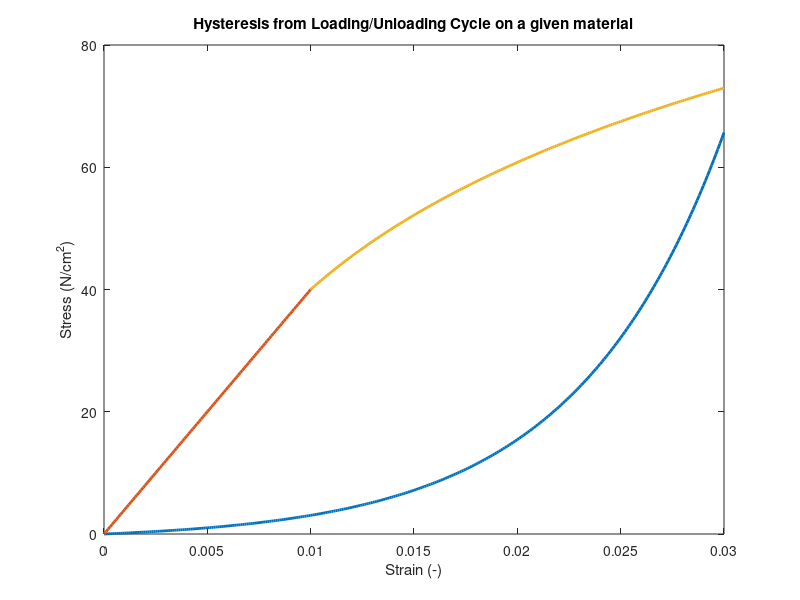

Reproduce this figure in MATLAB.
xUTS = 0.03;
delta = 0.0001;
x3=0:delta:xUTS;
figure(1)

% y=50.8625*exp(100*x.^3)-1;
% plot(x,y);

% A=51/exp(100*(0.03^3))
% 
% figure(1)
% y=exp(100*x.^3);
% plot(x,y);
% 
% figure(2)
% y=exp(100*x.^2);
% plot(x,y);
% 
% 
% figure(3)
% y=exp(100*x);
% plot(x,y);
% 
% figure(4)
% y=exp(100*x.^0.9);
% plot(x,y);

close all
figure(5)
y3=exp(140*x3)-1;
plot(x3,y3,'LineWidth',2);

hold
x1=0:delta:0.01;
y1=4000*x1;
plot(x1,y1,'LineWidth',2);


x2=0.01:delta:0.03;
% y2=100-39.602*exp(90*x2);
%y2=37500*x2.^2-36.25;

y2=178.16+30*log(x2);
plot(x2,y2,'LineWidth',2)

title('Hysteresis from Loading/Unloading Cycle on a given material');
xlabel('Strain (-)');
ylabel('Stress (N/cm^2)');

%plot(x,44.4+100*(log(x)+600))